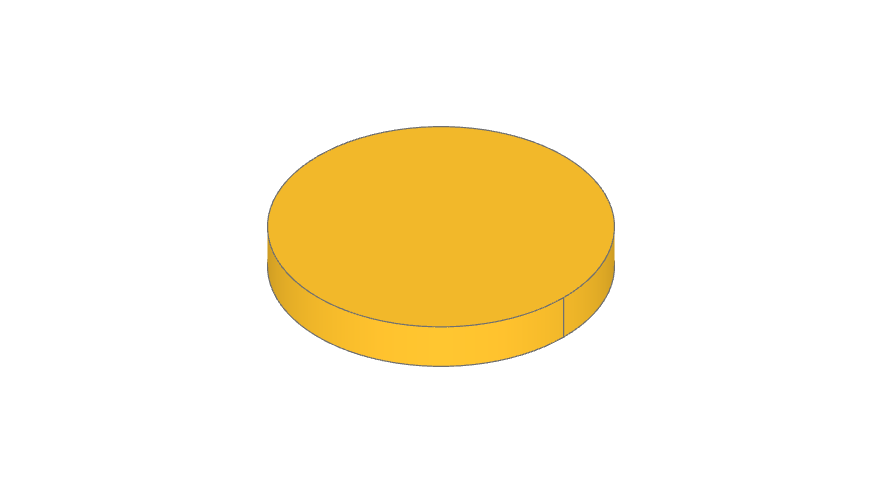
#> input picture data/CADPrompt/00000007/00000007.png, 882 x 493 px
$ python create_collage.py
#> lines starting #> are read from the running program, lines starting #| are printed output that depends on the picture
#> the answer given: 00000007
import os
import glob
import random
from PIL import Image

def create_collage_from_folder(folder_path):
    """Create a 4x4 collage from randomly selected PNG images in the specified folder"""
#> called with folder_path = '00000007'
    # Find all PNG files in the folder
    image_files = glob.glob(os.path.join(folder_path, '*.png'))

    if not image_files:
        print(f"No PNG images found in {folder_path}")
        return None

    print(f"Found {len(image_files)} PNG images in {folder_path}")

    # Randomly select up to 16 images
    if len(image_files) > 16:
        print(f"Randomly selecting 16 images out of {len(image_files)}")
        image_files = random.sample(image_files, 16)

    # Load the first image to get dimensions
    sample_img = Image.open(image_files[0])
#> sample_img is the input picture: PIL image 882x493 RGBA; mean R, G, B, A 38, 29, 7, 40.3
    img_width, img_height = sample_img.size
#> img_width = 882; img_height = 493

    # Create a 4x4 collage
    rows, cols = 4, 4
    collage_width = cols * img_width
#> collage_width = 3528
    collage_height = rows * img_height
#> collage_height = 1972

    # Create a blank canvas with transparent background
    collage = Image.new('RGBA', (collage_width, collage_height), (0, 0, 0, 0))
#> collage: PIL image 3528x1972 RGBA; every value is 0

    # Arrange images in a grid
    for i, img_path in enumerate(image_files):
        if i >= rows * cols:  # Only use up to 16 images
            break

        try:
            img = Image.open(img_path)
            # Convert to RGBA if not already to handle transparency
            if img.mode != 'RGBA':
                img = img.convert('RGBA')
            row = i // cols
            col = i % cols
            collage.paste(img, (col * img_width, row * img_height))
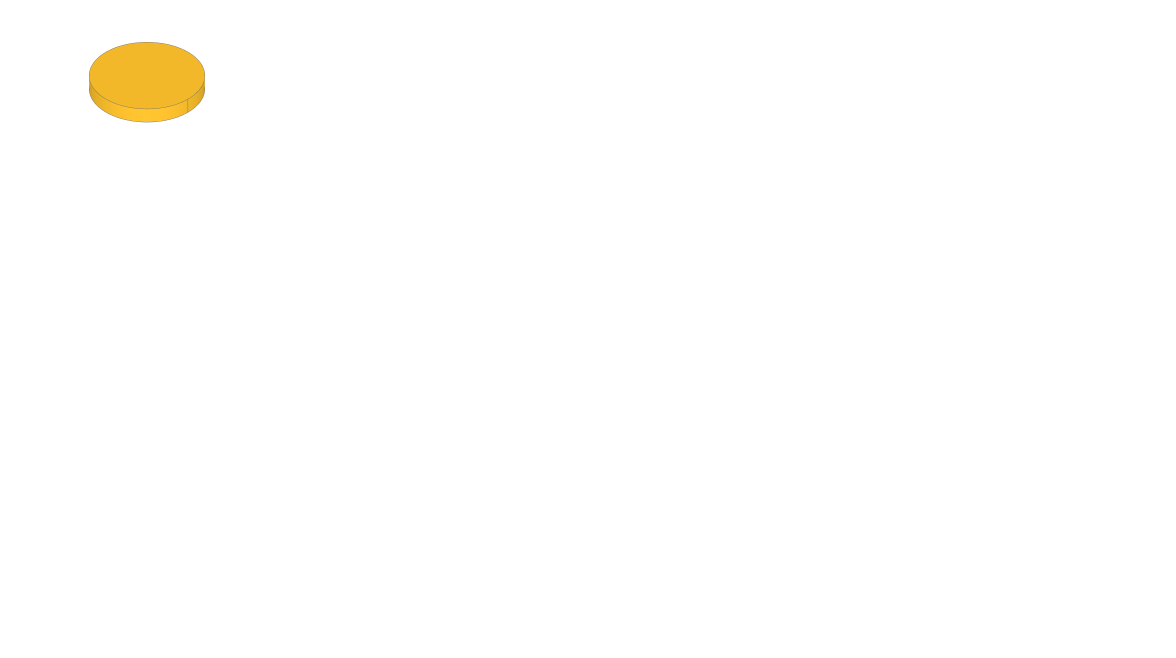
#> collage: PIL image 3528x1972 RGBA (shown at 1/3 size); mean R, G, B, A 2.4, 1.8, 0.4, 2.5; transparent parts drawn white
        except Exception as e:
            print(f"Error processing {img_path}: {e}")

    # Save the collage with transparency preserved
    collage_path = os.path.join(folder_path, 'random_collage_16.png')
    collage.save(collage_path, format='PNG')
    print(f"Collage saved as {collage_path}")
    return collage_path

def main():
    # You can specify the folder path here
    folder_path = input("Enter the folder path containing the images: ")

    # Create collage from the specified folder
    collage_path = create_collage_from_folder(folder_path)

    if collage_path:
        print("Collage created successfully!")
    else:
        print("Failed to create collage.")

if __name__ == "__main__":
    main()

$ run again, on data/CADPrompt/00000633/00000633.png
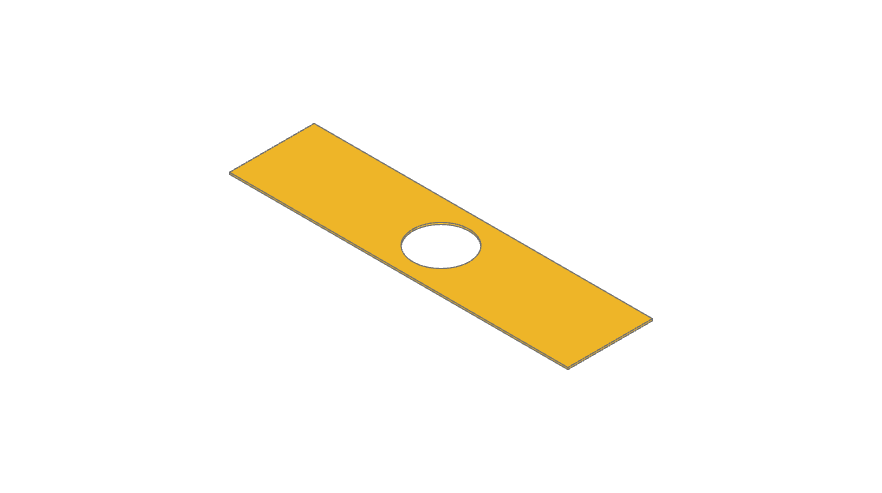
#> input picture data/CADPrompt/00000633/00000633.png, 882 x 493 px
#> in create_collage_from_folder, sample_img is the input picture: PIL image 882x493 RGBA; mean R, G, B, A 16.9, 13, 3.4, 18.7
#> in create_collage_from_folder, `collage.paste(img, (col * img_width, row * img_height))`:
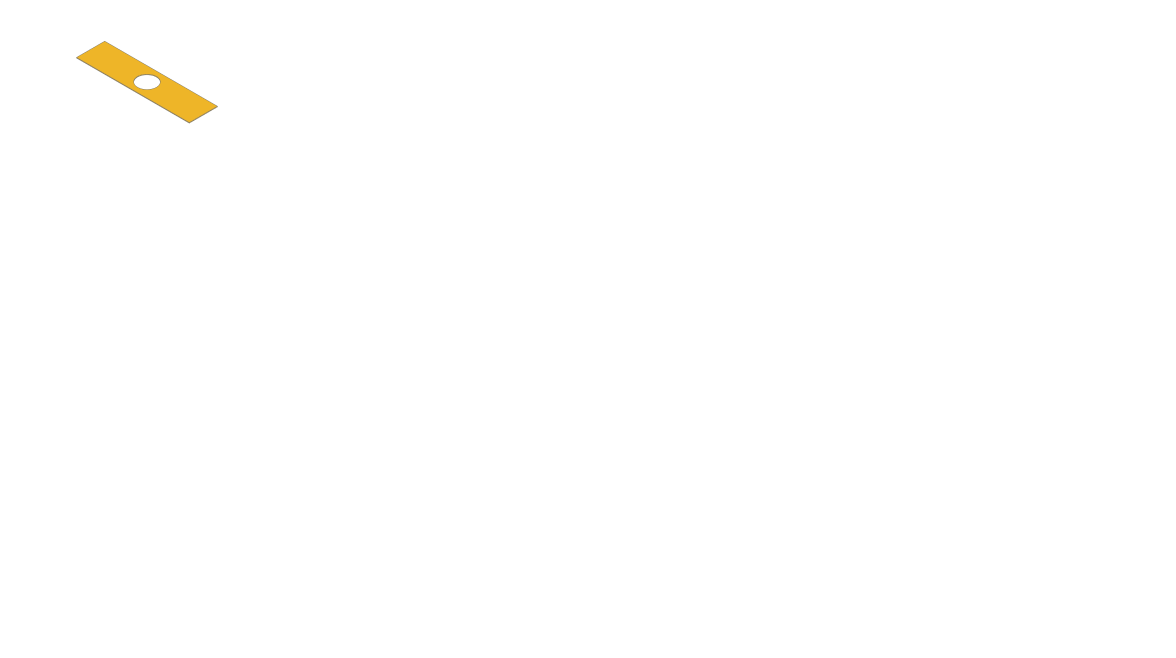
#> collage: PIL image 3528x1972 RGBA (shown at 1/3 size); mean R, G, B, A 1.1, 0.8, 0.2, 1.2; transparent parts drawn white
